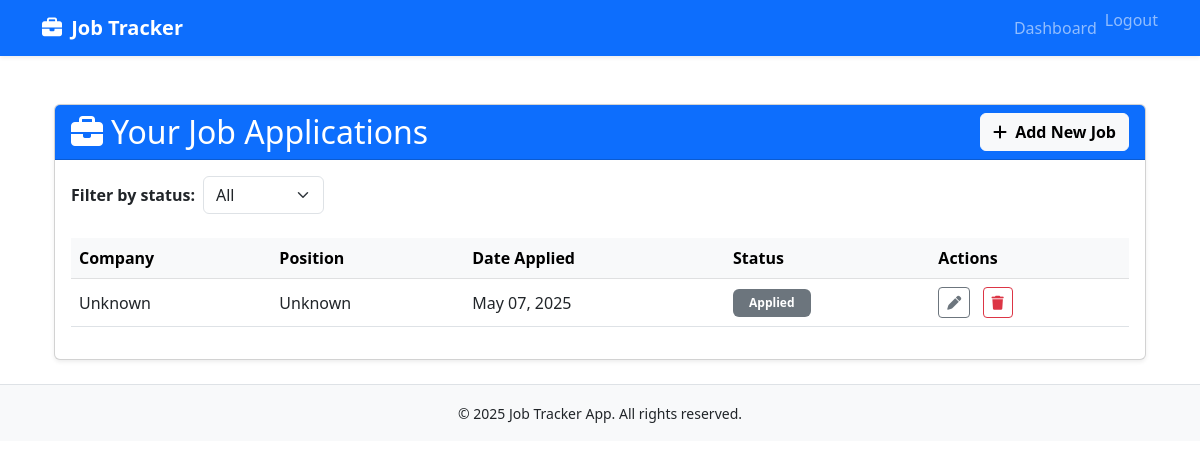
The app's page / (signed in) with its own data.
### jobs/models.py (models this page shows, shortened)
class JobApplication(models.Model):
    user = models.ForeignKey(User, on_delete=models.CASCADE)
    company_name = models.CharField(max_length=255)
    position = models.CharField(max_length=255)
    date_applied = models.DateField()
    status = models.CharField(max_length=50, choices=[
        ('applied', 'Applied'),
        ('interview', 'Interview'),
        ('offer', 'Offer'),
        ('rejected', 'Rejected'),
    ])

### jobs/views.py (the view)
# urls.py: path('', views.dashboard, name='dashboard'),
@login_required
def dashboard(request):
    status_filter = request.GET.get('status')
    if status_filter:
        jobs = JobApplication.objects.filter(user=request.user, status=status_filter)
    else:
        jobs = JobApplication.objects.filter(user=request.user)
    return render(request, 'jobs/dashboard.html', {'jobs': jobs})

### jobs/templates/jobs/dashboard.html (shortened to what this page needs)
{% extends 'base.html' %}
{% block content %}
<div class="container mt-4">
  <div class="card shadow-sm">
    <div class="card-header bg-primary text-white d-flex justify-content-between align-items-center">
      <h2 class="mb-0">
        <i class="fas fa-briefcase me-2"></i>Your Job Applications
      </h2>
      <a href="{% url 'add_job' %}" class="btn btn-light fw-bold">
        <i class="fas fa-plus me-1"></i> Add New Job
      </a>
    </div>
    <div class="card-body">
      <form method="get" class="mb-4">
        <div class="row g-2 align-items-center">
          <div class="col-auto">
            <label for="status" class="col-form-label fw-semibold">Filter by status:</label>
          </div>
          <div class="col-auto">
            <select name="status" id="status" class="form-select" onchange="this.form.submit()">
              <option value="">All</option>
            </select>
          </div>
        </div>
      </form>
      {% if jobs %}
        <div class="table-responsive">
          <table class="table table-hover align-middle">
            <thead class="table-light">
              <tr>
                <th>Company</th>
                <th>Position</th>
                <th>Date Applied</th>
                <th>Status</th>
                <th>Actions</th>
              </tr>
            </thead>
            <tbody>
              {% for job in jobs %}
              <tr class="align-middle">
                <td>{{ job.company_name }}</td>
                <td>{{ job.position }}</td>
                <td>{{ job.date_applied|date:"M d, Y" }}</td>
                <td>
                  <span class="badge
                    {% if job.status == 'applied' %}bg-primary
                    {% elif job.status == 'interview' %}bg-info
                    {% elif job.status == 'offer' %}bg-success
                    {% elif job.status == 'rejected' %}bg-danger
                    {% else %}bg-secondary
                    {% endif %} py-2 px-3 fw-semibold">
                    {{ job.status|title }}
                  </span>
                </td>
                <td>
                  <a href="{% url 'edit_job' job.id %}" class="btn btn-sm btn-outline-secondary me-2" title="Edit">
                    <i class="fas fa-pen"></i>
                  </a>
                  <a href="{% url 'delete_job' job.id %}" class="btn btn-sm btn-outline-danger" title="Delete">
                    <i class="fas fa-trash"></i>
                  </a>
                </td>
              </tr>
              {% endfor %}
            </tbody>
          </table>
        </div>
      {% else %}
        <div class="alert alert-info text-center" role="alert">
          <i class="fas fa-info-circle me-2"></i>No job applications found. <a href="{% url 'add_job' %}" class="alert-link">Add a new job</a> to get started!
        </div>
      {% endif %}
    </div>
  </div>
</div>
{% endblock %}

### records on screen
JobApplication: company_name "Unknown", position "Unknown", date_applied "May 07, 2025", status "Applied"

### other values on screen
{{ year|default:"2025" }} "2025"
